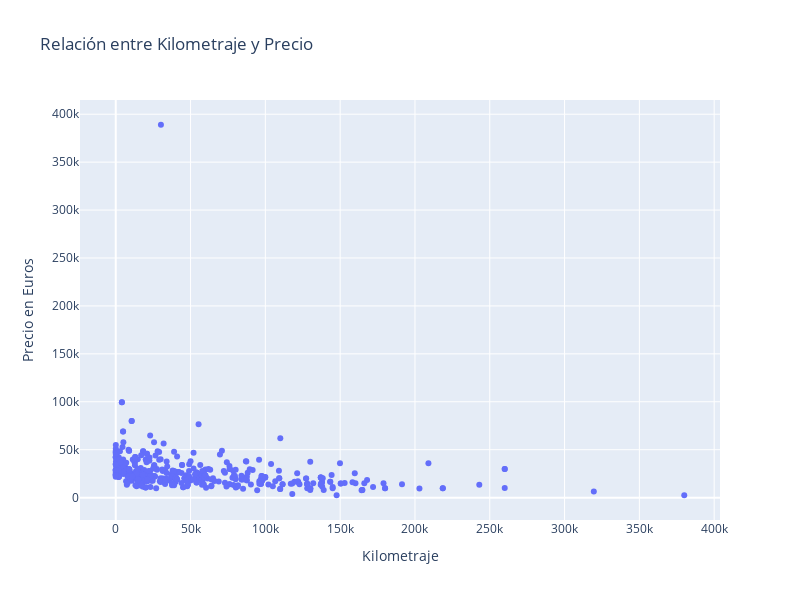

Notebook cell for this chart:
### Code cell
fig1 = px.scatter(df, x='kilometraje', y='precio', title='Relación entre Kilometraje y Precio',
                  labels={'kilometraje': 'Kilometraje', 'precio': 'Precio en Euros'})
fig1.update_layout(height=600, width=800)
fig1.show()

fig2 = px.scatter(df, x='potencia', y='precio', title='Relación entre Potencia y Precio',
                  labels={'potencia': 'Potencia', 'precio': 'Precio en Euros'})
fig2.update_layout(height=600, width=800)
fig2.show()

### Figure 1 — Plotly figure (JSON) as saved in the notebook; plotly's stock layout.template omitted (floating-point values rounded to 4 significant figures; data arrays with more than 128 entries replaced by an {"elided": "..."} marker saying what was removed)
{"data": [{"hovertemplate": "Kilometraje=%{x}<br>Precio en Euros=%{y}<extra></extra>", "legendgroup": "", "marker": {"color": "#636efa", "symbol": "circle"}, "mode": "markers", "name": "", "orientation": "v", "showlegend": false, "type": "scatter", "x": {"elided": "464 int values"}, "xaxis": "x", "y": {"elided": "464 int values"}, "yaxis": "y"}], "layout": {"height": 600, "legend": {"tracegroupgap": 0}, "title": {"text": "Relación entre Kilometraje y Precio"}, "width": 800, "xaxis": {"anchor": "y", "domain": [0, 1], "title": {"text": "Kilometraje"}}, "yaxis": {"anchor": "x", "domain": [0, 1], "title": {"text": "Precio en Euros"}}}}
